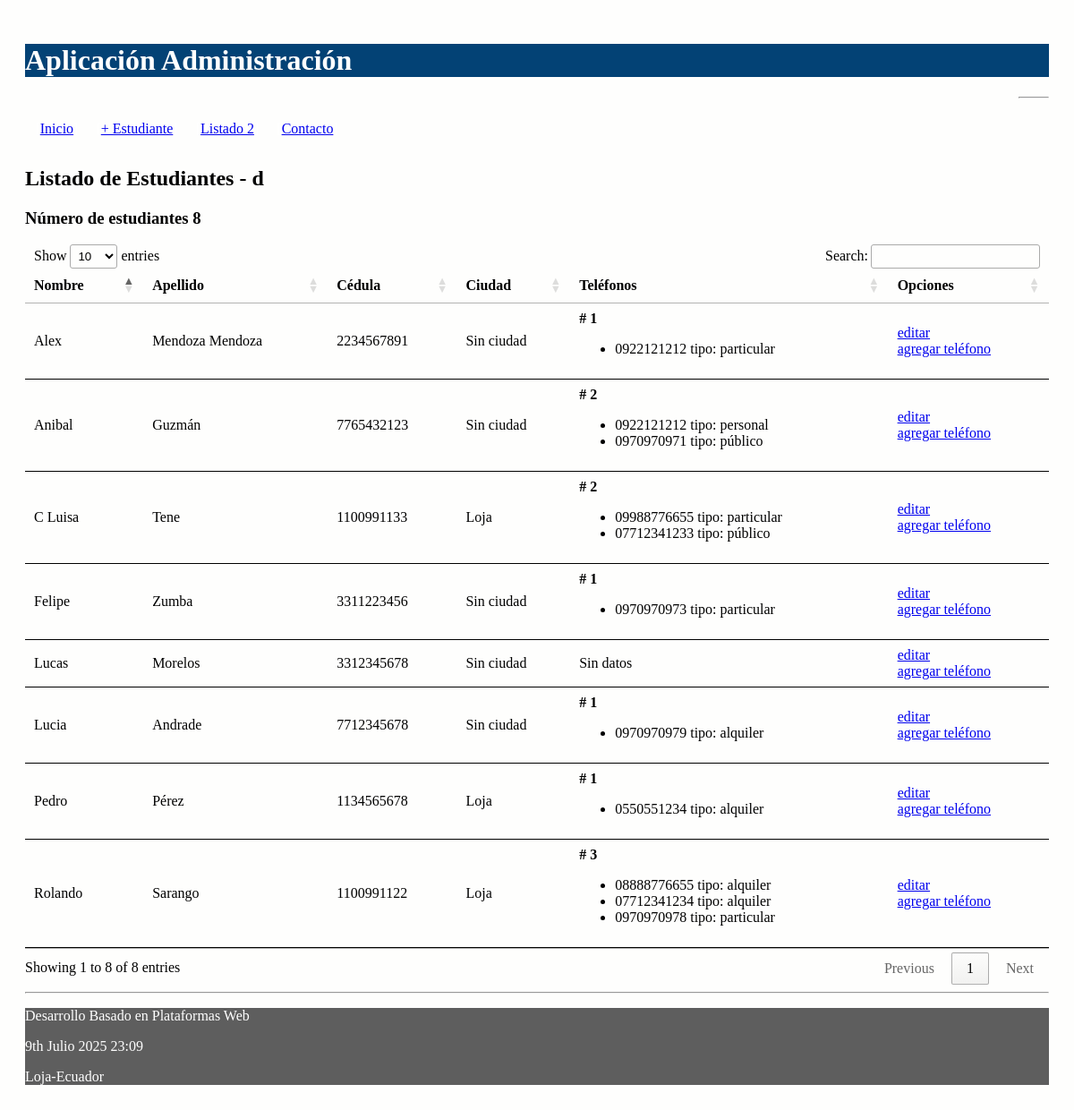
Page /administrativo/ on the committed database.
### administrativo/models.py (models this page shows, shortened)
class Estudiante(models.Model):
    nombre = models.CharField(max_length=30)
    apellido = models.CharField(max_length=30)
    cedula = models.CharField(max_length=30, unique=True)
    def get_ciudad(self):
        ciudad = "Sin ciudad"
        ced = self.cedula[0:2]
        if ced == "11":
            ciudad = "Loja"
        return ciudad

class NumeroTelefonico(models.Model):
    telefono = models.CharField(max_length=100)
    tipo = models.CharField(max_length=100)
    estudiante = models.ForeignKey(Estudiante, on_delete=models.CASCADE)
    def __str__(self):
        return "%s tipo: %s" % (self.telefono, self.tipo)

### administrativo/views.py (the view)
# urls.py: path('', views.listadoEstudiantesDos,
def listadoEstudiantesDos(request):
    estudiantes = Estudiante.objects.all()
    informacion_template = {'estudiantes': estudiantes, 'numero_estudiantes': len(estudiantes)}
    return render(request, 'listadoEstudiantesDos.html', informacion_template)

### administrativo/templates/listadoEstudiantesDos.html (shortened to what this page needs)
{% extends "master.html" %}
{% block content %}
<h2>Listado de Estudiantes - d</h2>
<h3>Número de estudiantes {{ numero_estudiantes }}</h3>
<table id="tabla_datos">
  <thead>
    <tr>
      <th>Nombre</th>
      <th>Apellido</th>
      <th>Cédula</th>
      <th>Ciudad</th>
      <th>Teléfonos</th>
      <th>Opciones</th>
    </tr>
  </thead>
{% for e in estudiantes %}
<tr>
  <td>{{e.nombre}}</td>
  <td>{{e.apellido}}</td>
  <td>{{e.cedula}}</td>
  <td>{{e.get_ciudad}}</td>
  <td>
      {% if e.numerotelefonico_set.count > 0%}
        <b># {{e.numerotelefonico_set.count}}</b>
        <ul>
        {% for numero in e.numerotelefonico_set.all%}
          <li>
            {{numero}}<br/>
          </li>
        {% endfor %}
      {% else %}
        <span>Sin datos</span>
      {% endif %}
    </ul>
   </td>
   <td>
     <span><a href="{% url 'editarEstudiante' e.id%}">editar</a></span>
     <br/>
     <span><a href="{% url 'crearTelefono' e.id%}">agregar teléfono</a></span>
   </td>
</tr>
{% endfor %}
</table>
{% endblock %}

### administrativo/templates/master.html (shortened to what this page needs)
<!DOCTYPE html>
<html>
  <head>
    {% load static %}
    <link rel="stylesheet" type="text/css" href="{% static 'css/estilos.css' %}">
    <link rel="stylesheet" type="text/css" href="https://cdn.datatables.net/1.10.25/css/jquery.dataTables.min.css">
  </head>
  <body>
      <header>
        <h1>Aplicación Administración </h1>
        <nav class="top_menu">
          <ul>
            <li>[<a href="{% url 'listadoEstudiantesDos' %}">Inicio</a>]</li>
            <li>[<a href="{% url 'crearEstudiante' %}">+ Estudiante</a>]</li>
            <li>[<a href="{% url 'listadoEstudiantes' %}">Listado 2</a>]</li>
            <li>[<a href="#">Contacto</a>]</li>
          </ul>
        </nav>
      </header>
    <hr>
    <section>
      {% block content %}
      {% endblock %}
    </section>
    <hr>
    <footer>
      <p>Desarrollo Basado en Plataformas Web</p>
      <p>{% now "jS F Y H:i" %}</p>
      <p>Loja-Ecuador</p>
    </footer>
  </body>
</html>

### administrativo/static/css/estilos.css (style rules this page uses)
body { background: #FEFEFD; padding: 20px; }
header { background: #034275; color: #FFF; }
th, td { padding: 15px; border-bottom: 1px solid black; }
.top_menu ul { list-style:none; float:left; padding: 1%; width:95%; }
.top_menu ul li { float:left; margin-right:20px; margin-bottom:5px; text: #FFF; }
footer { background: #5E5E5E; color: #FFF; }

### rows in the picture
Estudiante: nombre "Rolando", apellido "Sarango", cedula "1100991122", get_ciudad "Loja", numerotelefonico_set.count "3"
NumeroTelefonico: telefono+tipo "08888776655 tipo: alquiler"
NumeroTelefonico: telefono+tipo "07712341234 tipo: alquiler"
NumeroTelefonico: telefono+tipo "0970970978 tipo: particular"
Estudiante: nombre "C Luisa", apellido "Tene", cedula "1100991133", get_ciudad "Loja", numerotelefonico_set.count "2"
NumeroTelefonico: telefono+tipo "09988776655 tipo: particular"
NumeroTelefonico: telefono+tipo "07712341233 tipo: público"
Estudiante: nombre "Pedro", apellido "Pérez", cedula "1134565678", get_ciudad "Loja", numerotelefonico_set.count "1"
NumeroTelefonico: telefono+tipo "0550551234 tipo: alquiler"
Estudiante: nombre "Lucas", apellido "Morelos", cedula "3312345678", get_ciudad "Sin ciudad", shows "Sin datos"
Estudiante: nombre "Lucia", apellido "Andrade", cedula "7712345678", get_ciudad "Sin ciudad", numerotelefonico_set.count "1"
NumeroTelefonico: telefono+tipo "0970970979 tipo: alquiler"
Estudiante: nombre "Alex", apellido "Mendoza Mendoza", cedula "2234567891", get_ciudad "Sin ciudad", numerotelefonico_set.count "1"
NumeroTelefonico: telefono+tipo "0922121212 tipo: particular"
Estudiante: nombre "Anibal", apellido "Guzmán", cedula "7765432123", get_ciudad "Sin ciudad", numerotelefonico_set.count "2"
NumeroTelefonico: telefono+tipo "0922121212 tipo: personal"
NumeroTelefonico: telefono+tipo "0970970971 tipo: público"
Estudiante: nombre "Felipe", apellido "Zumba", cedula "3311223456", get_ciudad "Sin ciudad", numerotelefonico_set.count "1"
NumeroTelefonico: telefono+tipo "0970970973 tipo: particular"

### other values in the picture
{{ numero_estudiantes }} "8"
